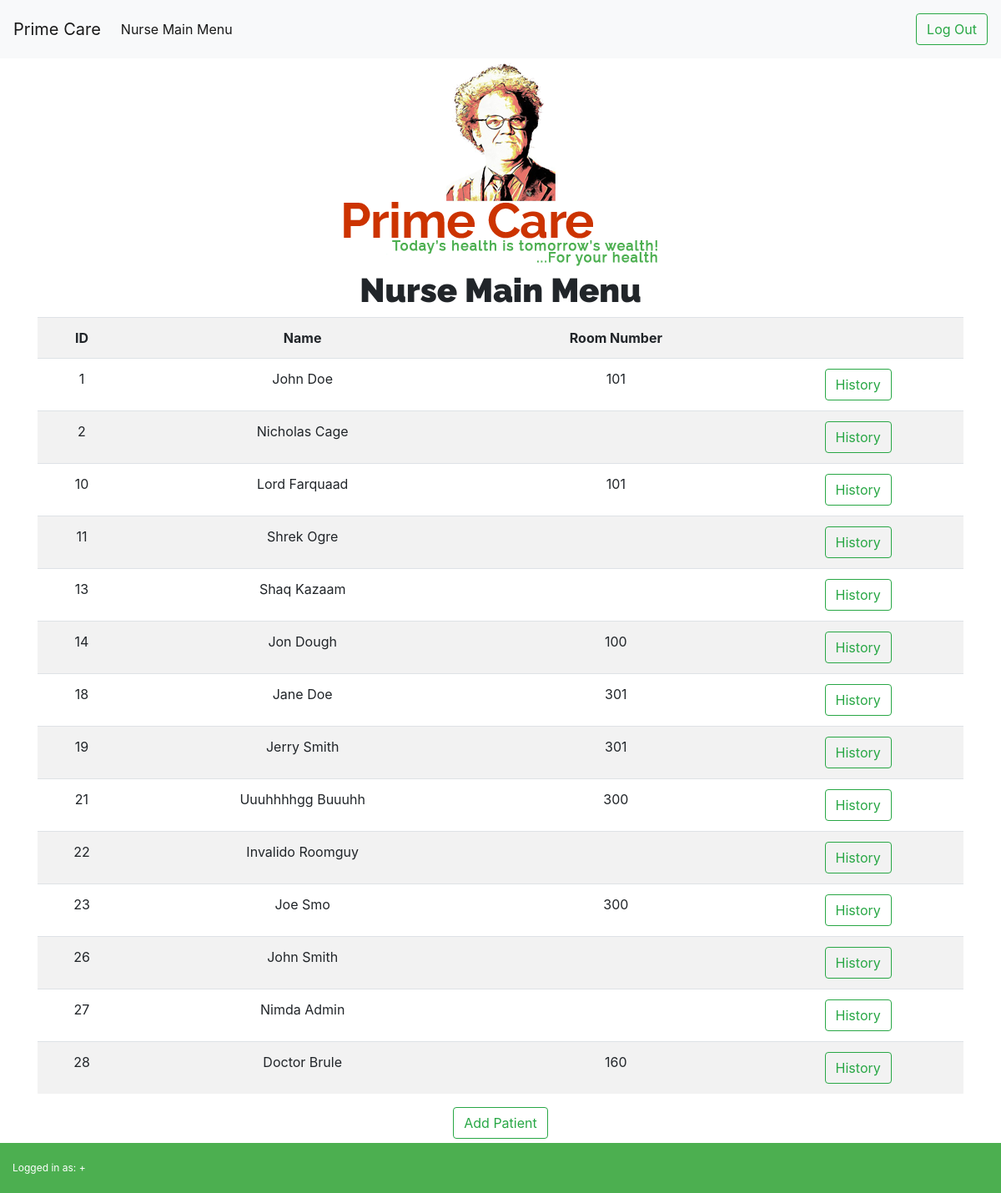
Screenshot of /nurseMainMenu.php (signed in) with the database file from the repository.
### tables this page shows
CREATE TABLE `patient` (
  `patientID` int(11) NOT NULL,
  `firstName` varchar(35) NOT NULL,
  `lastName` varchar(35) NOT NULL,
  `roomNumber` int(11) DEFAULT NULL
);

### functions.php (called while the page is built, shortened)
<?php
  $hn  = 'localhost';
  $un  = 'id8869832_admin';
  $pw  = '&JOEwIF25m8lZmngP13w';
  $db = "id8869832_primecare";
  $connection = new mysqli($hn, $un, $pw, $db);
  function queryMysql($query)
  {
    global $connection;
    $result = $connection->query($query);
    return $result;
  }
?>

### nurseMainMenu.php (the view, shortened to what this page needs)
<?php
require_once 'functions.php';
$result = queryMysql("select * from patient")
?>
<!DOCTYPE html>
<html lang="en">
    <head>
        <link rel="stylesheet" type="text/css" href="css/style.css">
        <link rel="stylesheet" type="text/css" href="css/bootstrap.min.css">
    </head>
    <nav class="navbar navbar-expand-lg navbar-light bg-light">
        <a class="navbar-brand" href="index.html">Prime Care</a>
        <div class="collapse navbar-collapse" id="navbarSupportedContent">
            <ul class="navbar-nav mr-auto">
                <li class="nav-item active">
                    <a class="nav-link" href="nurseMainMenu.php">Nurse Main Menu<span class="sr-only">(current)</span></a>
                </li>
            </ul>
            <div class="form-inline my-2 ml-lg-2">
                <form method='post' action='logout.php' onsubmit='return true'>
                    <button type="submit" class="btn btn-outline-success ">Log Out</button>
                </form>
            </div>
        </div>
    </nav>
    <header>
        <img src="images/logo.png" class="logo">
    </header>
<body>
    <div class="container">
        <div class="center">
          <h1>Nurse Main Menu</h1>
      <?php if ($result->num_rows > 0)
      {
          ?>
         <table class="table table-striped">
              <tr>
                <th>ID</th>
                <th>Name</th>
                <th>Room Number</th>
                  <th></th>
              </tr>
        <?php
		$tableIndex = 1;
        while ($row = mysqli_fetch_assoc($result)){
            ?>
              <tr>
                <td><input type='hidden' id="patientID" name = "patientID" value="<?php echo $row['patientID'] ?>"> <?php echo "$row[patientID]";?> </td>
                <td>
					<a id="fNameTableVal<?php echo $tableIndex ?>"><?php echo "$row[firstName] ";?></a>
					<a id="lNameTableVal<?php echo $tableIndex ?>"><?php echo "$row[lastName]";?></a>
                                        </td>
                                        <td>
					<a id="roomTableVal<?php echo $tableIndex ?>"><?php echo "$row[roomNumber]";?></a>
				</td>
                  <td>
                    <form method='post' action='history.php' onsubmit='return true'>
                  <button id="historyBtn" name="patientID" value="<?php echo "$row[patientID]" ?>" class="btn btn-outline-success">History</button></td>
              </tr>
            <?php ; $tableIndex++; } ?>
          </table>
          <form method='post' action='addpatient.php' onsubmit='return true'>
                    <button type="submit"  class="btn btn-outline-success ">Add Patient</button>
                </form>
        </div>
    </div>
<?php } ?>
</body>
    <footer class="footer">
        <div class="container-fluid"> Logged in as: <?php echo "$firstName + $lastName";?>
        </div>
    </footer>
</html>

### css/style.css (style rules this page uses)
html { font-family: 'Lato', sans-serif; position: relative; min-height: 100%; }
body { padding-bottom: 65px; }
.logo { display: block; margin-right: auto; margin-left: auto; padding-bottom: 5px; padding-top: 5px; }
h1 { font-family: 'Raleway', sans-serif; font-weight: 900!important; margin-bottom: 10px; }
button { background-color: #4CAF50; color: white; padding: 14px 20px; margin: 8px 0; border: none; border-radius: 4px; cursor: pointer; text-decoration: none; }
.center { margin-right: auto; margin-left: auto; text-align: center; }
table { border-collapse: collapse; }
.footer { position: fixed; color: #fff; font-size: .75em; bottom: 0; width: 100%; height: 60px; line-height: 60px; background-color: #4CAF50; }

### rows the page displays
patient: patientID "1", firstName "John", lastName "Doe", roomNumber "101"
patient: patientID "2", firstName "Nicholas", lastName "Cage"
patient: patientID "10", firstName "Lord", lastName "Farquaad", roomNumber "101"
patient: patientID "11", firstName "Shrek", lastName "Ogre"
patient: patientID "13", firstName "Shaq", lastName "Kazaam"
patient: patientID "14", firstName "Jon", lastName "Dough", roomNumber "100"
patient: patientID "18", firstName "Jane", lastName "Doe", roomNumber "301"
patient: patientID "19", firstName "Jerry", lastName "Smith", roomNumber "301"
patient: patientID "21", firstName "Uuuhhhhgg", lastName "Buuuhh", roomNumber "300"
patient: patientID "22", firstName "Invalido", lastName "Roomguy"
patient: patientID "23", firstName "Joe", lastName "Smo", roomNumber "300"
patient: patientID "26", firstName "John", lastName "Smith"
patient: patientID "27", firstName "Nimda", lastName "Admin"
patient: patientID "28", firstName "Doctor", lastName "Brule", roomNumber "160"
